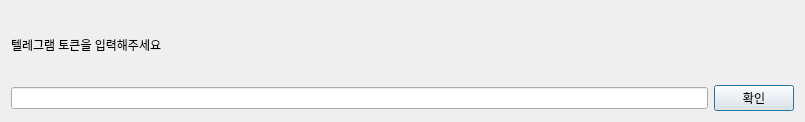
<?xml version="1.0" encoding="UTF-8"?>
<ui version="4.0">
 <class>Dialog</class>
 <widget class="QDialog" name="Dialog">
  <property name="geometry">
   <rect>
    <x>0</x>
    <y>0</y>
    <width>805</width>
    <height>122</height>
   </rect>
  </property>
  <property name="windowTitle">
   <string>Dialog</string>
  </property>
  <layout class="QGridLayout" name="gridLayout_2">
   <item row="1" column="0">
    <layout class="QHBoxLayout" name="horizontalLayout">
     <item>
      <widget class="QLineEdit" name="lineEdit"/>
     </item>
     <item>
      <widget class="QPushButton" name="pushButton">
       <property name="text">
        <string>확인</string>
       </property>
      </widget>
     </item>
    </layout>
   </item>
   <item row="0" column="0">
    <layout class="QGridLayout" name="gridLayout">
     <item row="1" column="0">
      <widget class="QLabel" name="label">
       <property name="layoutDirection">
        <enum>Qt::LeftToRight</enum>
       </property>
       <property name="text">
        <string>텔레그램 토큰을 입력해주세요</string>
       </property>
      </widget>
     </item>
    </layout>
   </item>
  </layout>
 </widget>
 <resources/>
 <connections/>
</ui>
